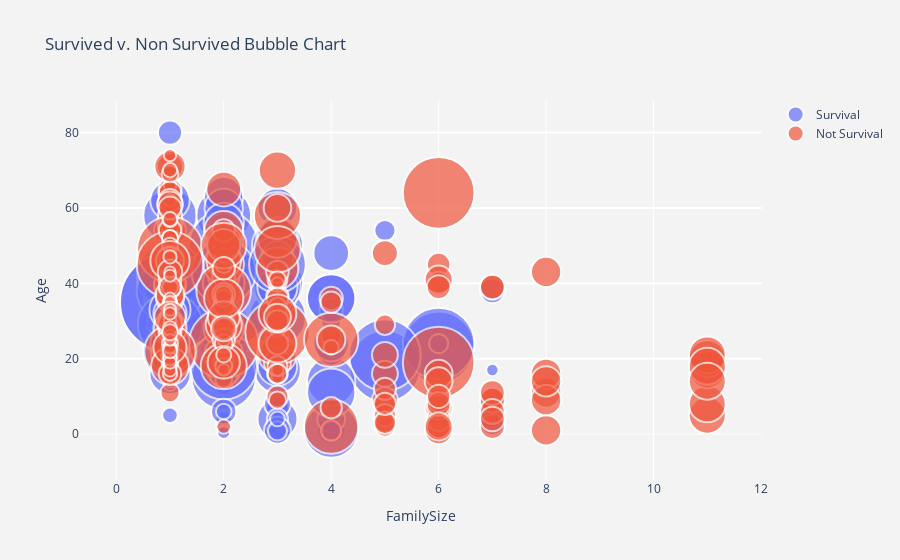

The code cell stored with this chart in its notebook:
### Markdown cell above
Plot the FamilySize vs Age with Fare as the size of the bubble

### Code cell
sizeref = 2.*max(titanic_df['Fare'])/(100**2)

# Survived
trace0 = go.Scatter(
    x=titanic_df['FamilySize'][titanic_df['Survived'] == 1],
    y=titanic_df['Age'][titanic_df['Survived'] == 1],
    mode='markers',
    name='Survival',
    marker=dict(
        symbol='circle',
        sizemode='area',
        sizeref=sizeref,
        size=titanic_df['Fare'][titanic_df['Survived'] == 1],
        line=dict(
            width=2
        ),
    )
)
# Non Survived
trace1 = go.Scatter(
    x=titanic_df['FamilySize'][titanic_df['Survived'] == 0],
    y=titanic_df['Age'][titanic_df['Survived'] == 0],
    mode='markers',
    name='Not Survival',
    marker=dict(
        sizemode='area',
        sizeref=sizeref,
        size=titanic_df['Fare'][titanic_df['Survived'] == 0],
        line=dict(
            width=2
        ),
    )
)

# define data
data = [trace0, trace1]
# define layout
layout = go.Layout(
    title='Survived v. Non Survived Bubble Chart',
    xaxis=dict(
        title='FamilySize',
        gridcolor='rgb(255, 255, 255)',
        zerolinewidth=1,
        ticklen=5,
        gridwidth=1,
    ),
    yaxis=dict(
        title='Age',
        gridcolor='rgb(255, 255, 255)',
        zerolinewidth=1,
        ticklen=5,
        gridwidth=2,
    ),
    paper_bgcolor='rgb(243, 243, 243)',
    plot_bgcolor='rgb(243, 243, 243)',
)

# define figure
fig = go.Figure(data=data, layout=layout)
iplot(fig, filename='Survival v. Non Survival Bubble Chart')

### Figure 1 — Plotly figure (JSON) as saved in the notebook; plotly's stock layout.template omitted (floating-point values rounded to 4 significant figures; data arrays with more than 128 entries replaced by an {"elided": "..."} marker saying what was removed)
{"data": [{"marker": {"line": {"width": 2}, "size": {"elided": "342 float values"}, "sizemode": "area", "sizeref": 0.1025, "symbol": "circle"}, "mode": "markers", "name": "Survival", "type": "scatter", "x": {"elided": "342 int values"}, "y": {"elided": "342 float values"}}, {"marker": {"line": {"width": 2}, "size": {"elided": "545 float values"}, "sizemode": "area", "sizeref": 0.1025}, "mode": "markers", "name": "Not Survival", "type": "scatter", "x": {"elided": "545 int values"}, "y": {"elided": "545 float values"}}], "layout": {"autosize": true, "paper_bgcolor": "rgb(243, 243, 243)", "plot_bgcolor": "rgb(243, 243, 243)", "title": {"text": "Survived v. Non Survived Bubble Chart"}, "xaxis": {"autorange": true, "gridcolor": "rgb(255, 255, 255)", "gridwidth": 1, "range": [-0.4774, 11.94], "ticklen": 5, "title": {"text": "FamilySize"}, "type": "linear", "zerolinewidth": 1}, "yaxis": {"autorange": true, "gridcolor": "rgb(255, 255, 255)", "gridwidth": 2, "range": [-16.52, 90.74], "ticklen": 5, "title": {"text": "Age"}, "type": "linear", "zerolinewidth": 1}}}
